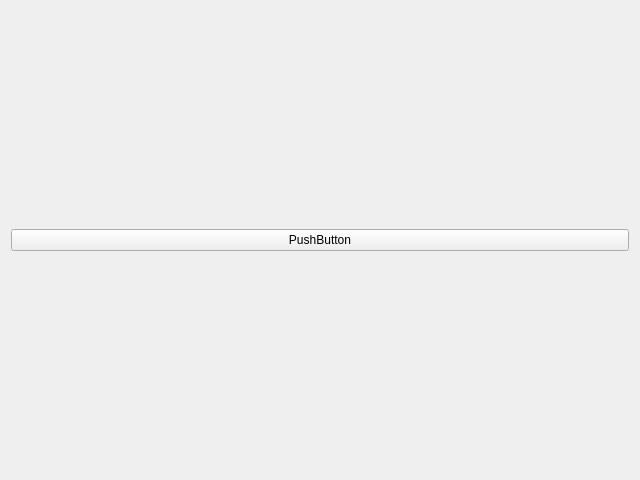
<?xml version="1.0" encoding="UTF-8"?>
<ui version="4.0">
 <class>Form</class>
 <widget class="QWidget" name="Form">
  <property name="geometry">
   <rect>
    <x>0</x>
    <y>0</y>
    <width>640</width>
    <height>480</height>
   </rect>
  </property>
  <property name="windowTitle">
   <string>Form</string>
  </property>
  <layout class="QVBoxLayout" name="verticalLayout_9">
   <item>
    <widget class="QPushButton" name="pushButton_3">
     <property name="text">
      <string>PushButton</string>
     </property>
    </widget>
   </item>
  </layout>
 </widget>
 <resources/>
 <connections/>
</ui>
